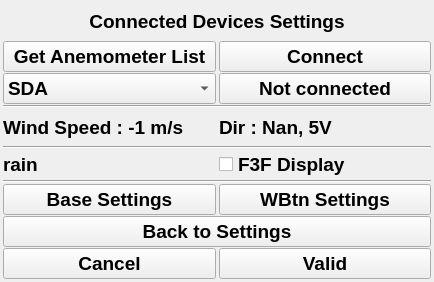
<?xml version="1.0" encoding="UTF-8"?>
<ui version="4.0">
 <class>WSettingsConnectedDevices</class>
 <widget class="QWidget" name="WSettingsConnectedDevices">
  <property name="geometry">
   <rect>
    <x>0</x>
    <y>0</y>
    <width>434</width>
    <height>282</height>
   </rect>
  </property>
  <property name="sizePolicy">
   <sizepolicy hsizetype="Preferred" vsizetype="Preferred">
    <horstretch>0</horstretch>
    <verstretch>0</verstretch>
   </sizepolicy>
  </property>
  <property name="windowTitle">
   <string>Form</string>
  </property>
  <layout class="QGridLayout" name="gridLayout">
   <property name="leftMargin">
    <number>3</number>
   </property>
   <property name="topMargin">
    <number>3</number>
   </property>
   <property name="rightMargin">
    <number>3</number>
   </property>
   <property name="bottomMargin">
    <number>3</number>
   </property>
   <property name="horizontalSpacing">
    <number>3</number>
   </property>
   <property name="verticalSpacing">
    <number>1</number>
   </property>
   <item row="16" column="1">
    <widget class="QPushButton" name="btn_valid">
     <property name="font">
      <font>
       <pointsize>14</pointsize>
       <weight>75</weight>
       <bold>true</bold>
      </font>
     </property>
     <property name="text">
      <string>Valid</string>
     </property>
    </widget>
   </item>
   <item row="2" column="1">
    <widget class="QPushButton" name="AnemometerStatus">
     <property name="font">
      <font>
       <pointsize>14</pointsize>
       <weight>75</weight>
       <bold>true</bold>
      </font>
     </property>
     <property name="inputMethodHints">
      <set>Qt::ImhNone</set>
     </property>
     <property name="text">
      <string>Not connected</string>
     </property>
     <property name="checkable">
      <bool>false</bool>
     </property>
    </widget>
   </item>
   <item row="2" column="0">
    <widget class="QComboBox" name="AnemometerComboBox">
     <property name="font">
      <font>
       <pointsize>14</pointsize>
       <weight>75</weight>
       <bold>true</bold>
      </font>
     </property>
     <item>
      <property name="text">
       <string>SDA</string>
      </property>
     </item>
     <item>
      <property name="text">
       <string>PRO</string>
      </property>
     </item>
     <item>
      <property name="text">
       <string>JMA</string>
      </property>
     </item>
    </widget>
   </item>
   <item row="7" column="0" colspan="2">
    <widget class="Line" name="line">
     <property name="orientation">
      <enum>Qt::Horizontal</enum>
     </property>
    </widget>
   </item>
   <item row="1" column="0">
    <widget class="QPushButton" name="btn_AnemometerGetList">
     <property name="font">
      <font>
       <pointsize>14</pointsize>
       <weight>75</weight>
       <bold>true</bold>
      </font>
     </property>
     <property name="text">
      <string>Get Anemometer List</string>
     </property>
    </widget>
   </item>
   <item row="0" column="0" colspan="2">
    <widget class="QLabel" name="label">
     <property name="font">
      <font>
       <pointsize>14</pointsize>
       <weight>75</weight>
       <bold>true</bold>
      </font>
     </property>
     <property name="text">
      <string>Connected Devices Settings</string>
     </property>
     <property name="alignment">
      <set>Qt::AlignCenter</set>
     </property>
    </widget>
   </item>
   <item row="16" column="0">
    <widget class="QPushButton" name="btn_cancel">
     <property name="font">
      <font>
       <pointsize>14</pointsize>
       <weight>75</weight>
       <bold>true</bold>
      </font>
     </property>
     <property name="text">
      <string>Cancel</string>
     </property>
    </widget>
   </item>
   <item row="15" column="0" colspan="2">
    <widget class="QPushButton" name="btn_back">
     <property name="font">
      <font>
       <pointsize>14</pointsize>
       <weight>75</weight>
       <bold>true</bold>
      </font>
     </property>
     <property name="text">
      <string>Back to Settings</string>
     </property>
    </widget>
   </item>
   <item row="9" column="0" colspan="2">
    <widget class="Line" name="line_3">
     <property name="orientation">
      <enum>Qt::Horizontal</enum>
     </property>
    </widget>
   </item>
   <item row="8" column="0">
    <widget class="QLabel" name="WeatherStation_Speed">
     <property name="font">
      <font>
       <pointsize>14</pointsize>
       <weight>75</weight>
       <bold>true</bold>
      </font>
     </property>
     <property name="text">
      <string>Wind Speed : -1 m/s</string>
     </property>
    </widget>
   </item>
   <item row="14" column="0">
    <widget class="QPushButton" name="btn_base_settings">
     <property name="font">
      <font>
       <pointsize>14</pointsize>
       <weight>75</weight>
       <bold>true</bold>
      </font>
     </property>
     <property name="text">
      <string>Base Settings</string>
     </property>
    </widget>
   </item>
   <item row="14" column="1">
    <widget class="QPushButton" name="wbtn_settings">
     <property name="font">
      <font>
       <pointsize>14</pointsize>
       <weight>75</weight>
       <bold>true</bold>
      </font>
     </property>
     <property name="text">
      <string>WBtn Settings</string>
     </property>
    </widget>
   </item>
   <item row="1" column="1">
    <widget class="QPushButton" name="btn_AnemometerConnect">
     <property name="font">
      <font>
       <pointsize>14</pointsize>
       <weight>75</weight>
       <bold>true</bold>
      </font>
     </property>
     <property name="text">
      <string>Connect</string>
     </property>
    </widget>
   </item>
   <item row="12" column="0" colspan="2">
    <widget class="Line" name="line_2">
     <property name="orientation">
      <enum>Qt::Horizontal</enum>
     </property>
    </widget>
   </item>
   <item row="8" column="1">
    <widget class="QLabel" name="WeatherStation_Dir">
     <property name="font">
      <font>
       <pointsize>14</pointsize>
       <weight>75</weight>
       <bold>true</bold>
      </font>
     </property>
     <property name="text">
      <string>Dir : Nan, 5V</string>
     </property>
    </widget>
   </item>
   <item row="10" column="1">
    <widget class="QCheckBox" name="display">
     <property name="font">
      <font>
       <pointsize>14</pointsize>
       <weight>75</weight>
       <bold>true</bold>
      </font>
     </property>
     <property name="text">
      <string>F3F Display</string>
     </property>
    </widget>
   </item>
   <item row="10" column="0">
    <widget class="QLabel" name="WeatherStation_Rain">
     <property name="font">
      <font>
       <pointsize>14</pointsize>
       <weight>75</weight>
       <bold>true</bold>
      </font>
     </property>
     <property name="text">
      <string>rain</string>
     </property>
    </widget>
   </item>
  </layout>
 </widget>
 <resources/>
 <connections/>
</ui>
